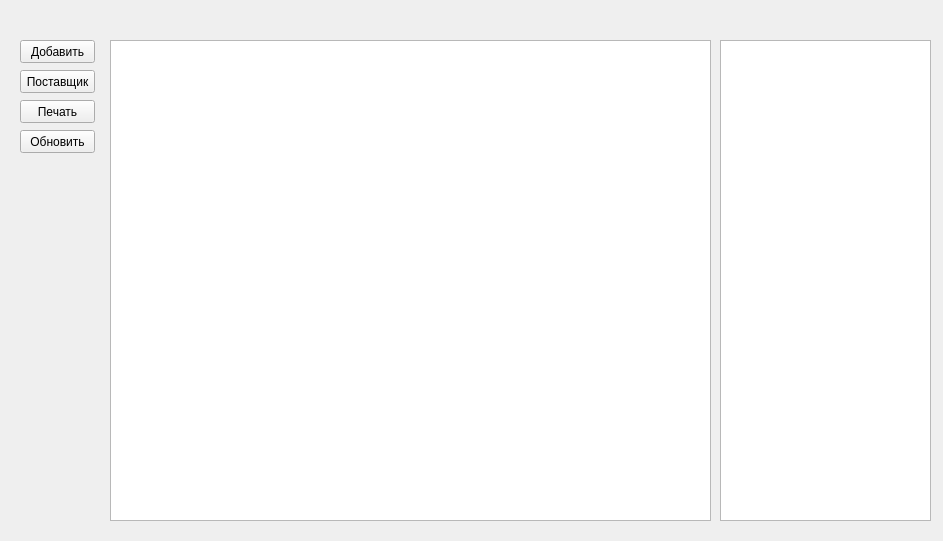
<?xml version="1.0" encoding="UTF-8"?>
<ui version="4.0">
 <class>PostavkiForm</class>
 <widget class="QWidget" name="PostavkiForm">
  <property name="geometry">
   <rect>
    <x>0</x>
    <y>0</y>
    <width>943</width>
    <height>541</height>
   </rect>
  </property>
  <property name="windowTitle">
   <string>Form</string>
  </property>
  <widget class="QPushButton" name="pushButton">
   <property name="geometry">
    <rect>
     <x>20</x>
     <y>40</y>
     <width>75</width>
     <height>23</height>
    </rect>
   </property>
   <property name="text">
    <string>Добавить</string>
   </property>
  </widget>
  <widget class="QPushButton" name="pushButton_2">
   <property name="geometry">
    <rect>
     <x>20</x>
     <y>70</y>
     <width>75</width>
     <height>23</height>
    </rect>
   </property>
   <property name="text">
    <string>Поставщик</string>
   </property>
  </widget>
  <widget class="QPushButton" name="pushButton_3">
   <property name="geometry">
    <rect>
     <x>20</x>
     <y>130</y>
     <width>75</width>
     <height>23</height>
    </rect>
   </property>
   <property name="text">
    <string>Обновить</string>
   </property>
  </widget>
  <widget class="QTableView" name="tableView">
   <property name="geometry">
    <rect>
     <x>110</x>
     <y>40</y>
     <width>601</width>
     <height>481</height>
    </rect>
   </property>
  </widget>
  <widget class="QPushButton" name="pushButton_4">
   <property name="geometry">
    <rect>
     <x>20</x>
     <y>100</y>
     <width>75</width>
     <height>23</height>
    </rect>
   </property>
   <property name="text">
    <string>Печать</string>
   </property>
  </widget>
  <widget class="QTableView" name="tableView_2">
   <property name="geometry">
    <rect>
     <x>720</x>
     <y>40</y>
     <width>211</width>
     <height>481</height>
    </rect>
   </property>
  </widget>
 </widget>
 <resources/>
 <connections/>
</ui>
